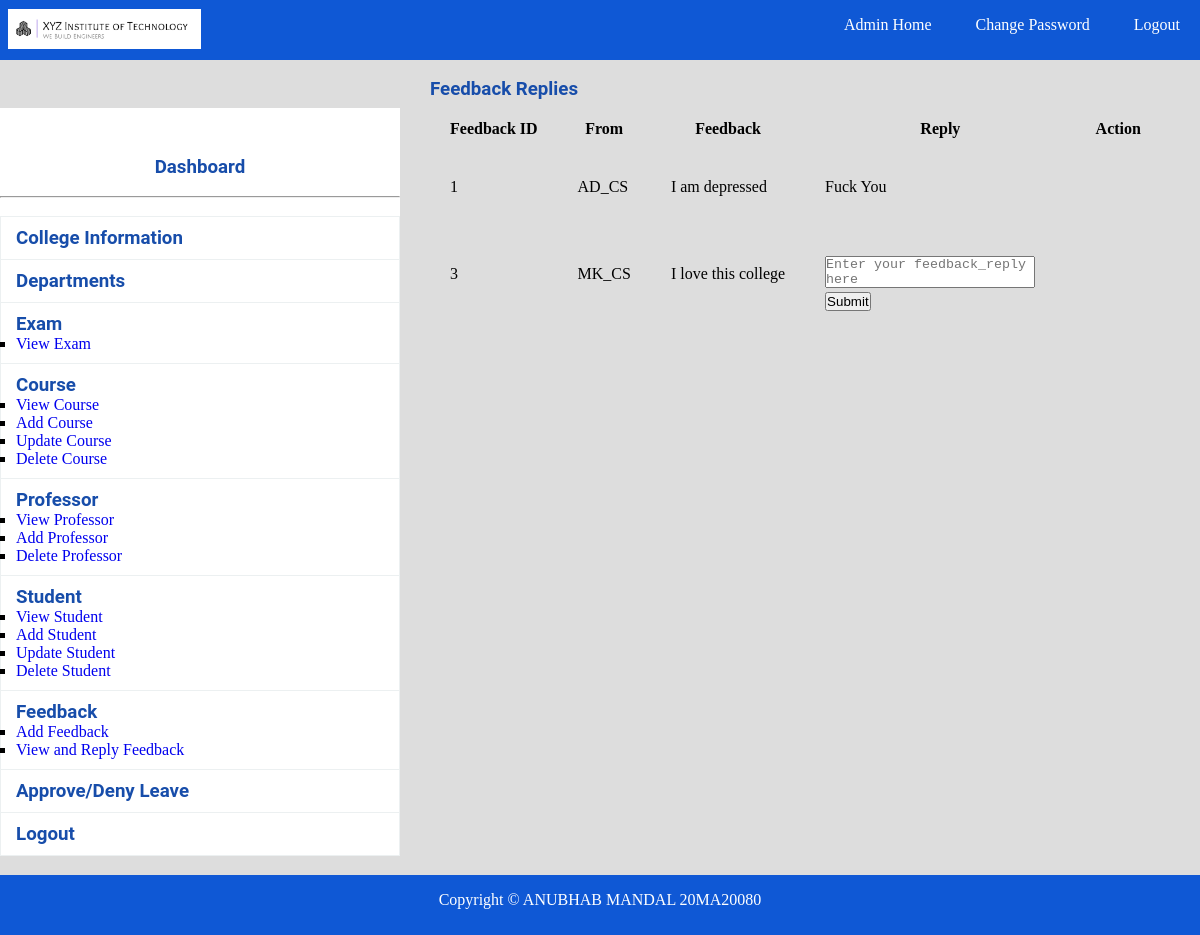
The app's page /reply_feedback_admin.php (signed in), older data.
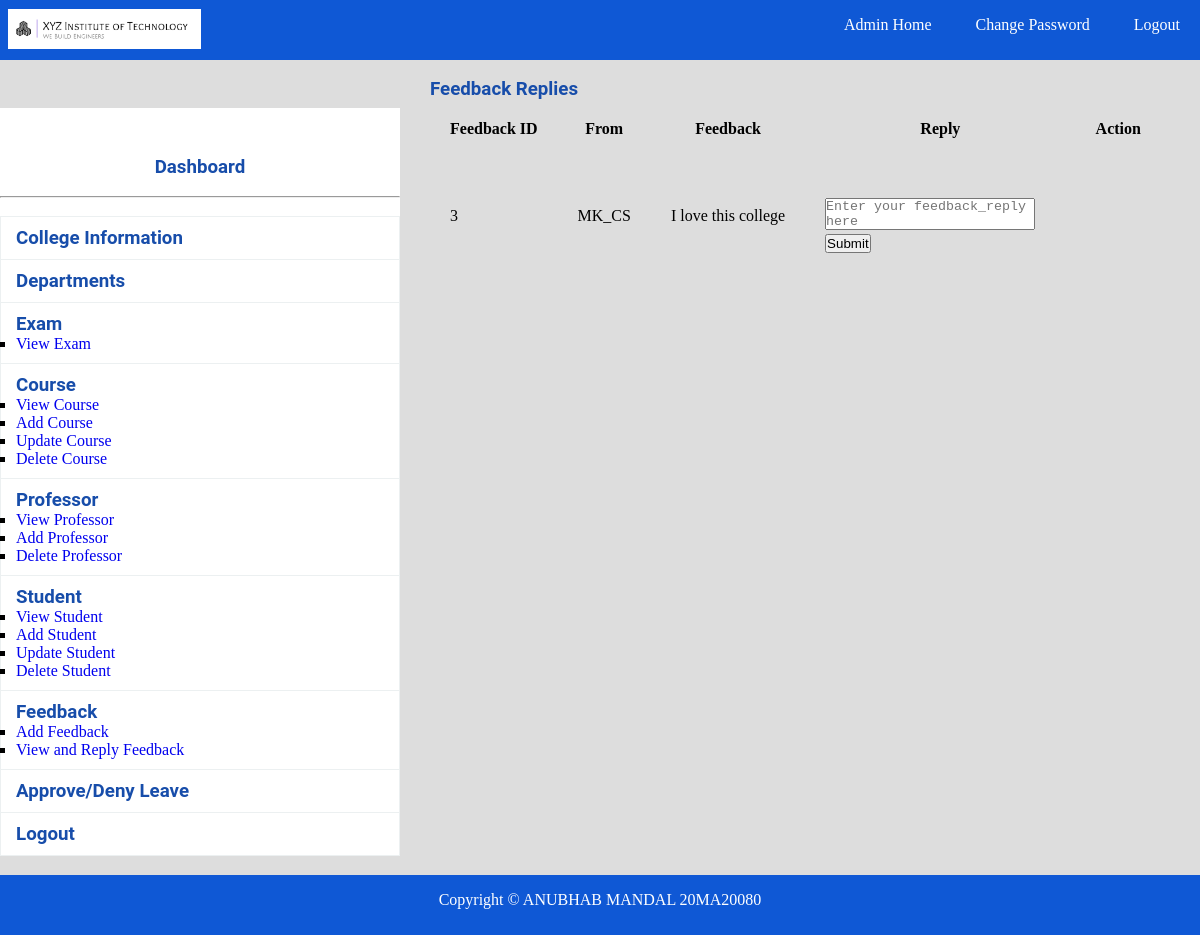
The same page, newer data.
### tables this page shows
CREATE TABLE `feedback` (
  `feedback_ID` int(11) NOT NULL,
  `person_ID` varchar(5) NOT NULL,
  `feedback_details` varchar(150) NOT NULL,
  `feedback_to` varchar(150) NOT NULL,
  `feedback_reply` varchar(150) DEFAULT NULL
);

### reply_feedback_admin.php (the view, shortened to what this page needs)
<?php
include "database.php";
?>
<!DOCTYPE html>
<html>
<head>
    <link rel="stylesheet" type="text/css" href="css/style.css">
</head>
<body>
    <?php include "navbar.php"; ?><br>
    <div class="sidebar">
        <?php include "sidebar.php"; ?>
    </div>
    <h3>Feedback Replies</h3>
    <?php
    $sql = "SELECT * FROM Feedback WHERE feedback_to='{$_SESSION["admin_ID"]}'";
    $result = $db->query($sql);
    if ($result->num_rows > 0) {
        echo "<table><tr><th>Feedback ID</th><th>From</th><th>Feedback</th><th>Reply</th><th>Action</th></tr>";
        while ($row = $result->fetch_assoc()) {
            echo "<tr><td>" . $row["feedback_ID"] . "</td><td>" . $row["person_ID"] . "</td><td>" . $row["feedback_details"] . "</td><td>";
            if ($row["feedback_reply"]) {
                echo $row["feedback_reply"];
            } else {
                echo "<form method='POST' action='" . $_SERVER["PHP_SELF"] . "'><input type='hidden' name='feedback_ID' value='" . $row["feedback_ID"] . "'><textarea name='feedback_reply' placeholder='Enter your feedback_reply here'></textarea>&nbsp&nbsp<button type='submit' name='submit'>Submit</button></form>";
            }
            echo "</td><td></td></tr>";
        }
        echo "</table>";
    } else {
        echo "No Feedback present.";
    }
    ?>
<?php include"footer.php";?>
</body>
</html>

### navbar.php
<div class="navbar">
			<ul class="list">
				<img src="img/xyz_logo.png" alt="logo" style="height: 40px; float:left; padding-top: 9px; padding-left:8px;">
			<?php
				if(isset($_SESSION["admin_ID"]))
				{
					echo'
						<li><a href="admin_home_page.php">Admin Home</a></li>
                        <li><a href="change_password.php">Change Password</a></li>
                        <li><a href="logout.php">Logout</a></li>
					';
				}
				elseif(isset($_SESSION["prof_ID"]))
				{
					echo'
						<li><a href="prof_home_page.php">Professor Home</a></li>
                        <li><a href="change_password.php">Change Password</a></li>
                        <li><a href="logout.php">Logout</a></li>
					';
				}
                elseif(isset($_SESSION["student_ID"]))
				{
					echo'
						<li><a href="student_home_page.php">Student Home</a></li>
                        <li><a href="change_password.php">Change Password</a></li>
                        <li><a href="logout.php">Logout</a></li>
					';
				}
				else{
					echo'
					<li><a href="index.php">Admin</a></li>
                    <li><a href="prof_login.php">Professor</a></li>
                    <li><a href="student_login.php">Student</a></li>';
				}
			?>
			</ul>
		</div>

### sidebar.php (shortened to what this page needs)
<div class="sidebar"><br>
<h3 class="text">Dashboard</h3><br><hr><br>
<ul class="s">
<?php
	if(isset($_SESSION["admin_ID"]))
	{
        echo'
            <ul>
        <li class="li"><a href="admin_home_page.php"><h3>College Information<h3></a></li>
        <li class="li"><a href="view_dept.php"><h3>Departments</h3></a></li>
        <li class="li"><h3>Exam</h3>
            <ul>
                <li><a href="view_exam.php">View Exam</a></li>
            </ul>
        </li>
        <li class="li"><h3>Course</h3>
            <ul>
                <li><a href="view_course.php">View Course</a></li>
                <li><a href="add_course.php">Add Course</a></li>
                <li><a href="update_course.php">Update Course</a></li>
                <li><a href="delete_course.php">Delete Course</a></li>
            </ul>
        </li>
        <li class="li"><h3>Professor</h3>
            <ul>
                <li><a href="view_prof.php">View Professor</a></li>
                <li><a href="add_prof.php">Add Professor</a></li>
                <li><a href="delete_prof.php">Delete Professor</a></li>
            </ul>
        </li>
        <li class="li"><h3>Student</h3>
            <ul>
                <li><a href="view_student.php">View Student</a></li>
                <li><a href="add_student.php">Add Student</a></li>
                <li><a href="update_student.php">Update Student</a></li>
                <li><a href="delete_student.php">Delete Student</a></li>
            </ul>
        </li>
        <li class="li"><h3>Feedback</h3>
            <ul>
                <li><a href="add_feedback.php">Add Feedback</a></li>
                <li><a href="reply_feedback_admin.php">View and Reply Feedback</a></li>
            </ul>
        </li>
        <li class="li"><a href="view_leave_admin.php"><h3>Approve/Deny Leave</h3></a></li>
        <li class="li"><a href="logout.php"><h3>Logout</h3></a></li>
    </ul>
    ';
	}
?>
</ul>
</div>

### footer.php (shortened to what this page needs)
<div class="footer" style="margin-top:20px;">
			<footer><p>Copyright &copy; ANUBHAB MANDAL 20MA20080 </p></footer>
</div>

### css/style.css (style rules this page uses)
* { padding:0px; margin:0px; }
html { background:#dddddd; }
a { text-decoration:none; }
.navbar { background:#0f58d5; height:60px; width:100%; }
.list { list-style:none; text-align:right; }
.list li { display:inline; }
.list li a { text-decoration:none; color:white; line-height:50px; padding:20px; }
h1,h2,h3,h4,h5,h6,label { font-family:roboto; color:#174daa; }
footer { text-align:center; color:white; line-height:50px; }
.s { list-style:none; }
.li { position: relative; display: block; padding: 10px 15px; margin-bottom: -1px; background-color: #ffffff; border: 1px solid #ecf0f1; }
.text { text-align:center; }
.footer { background:#0f58d5; height:60px; width:100%; float:left; }
.sidebar { width:400px; height:auto; margin-top:30px; margin-right:30px; float:left; background:white; }
tr,td,th { padding:20px; }
table { border-collapse:collapse; }
textarea { resize:none;width:90%;margin-top:20px; }

Row changes from the older to the newer data that the page shows:
removed feedback: feedback_ID "1", person_ID "AD_CS", feedback_details "I am depressed", feedback_reply "Fuck You"
